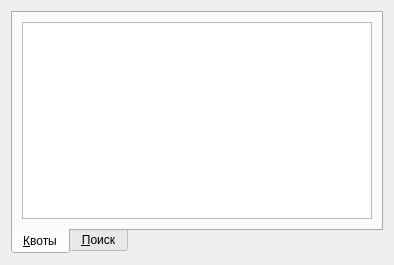
<?xml version="1.0" encoding="UTF-8"?>
<ui version="4.0">
 <class>RBQuotaTypeComboBoxPopup</class>
 <widget class="QWidget" name="RBQuotaTypeComboBoxPopup">
  <property name="geometry">
   <rect>
    <x>0</x>
    <y>0</y>
    <width>394</width>
    <height>265</height>
   </rect>
  </property>
  <property name="windowTitle">
   <string>Form</string>
  </property>
  <layout class="QVBoxLayout" name="verticalLayout">
   <item>
    <widget class="QTabWidget" name="tabWidget">
     <property name="tabPosition">
      <enum>QTabWidget::South</enum>
     </property>
     <property name="currentIndex">
      <number>0</number>
     </property>
     <widget class="QWidget" name="tabQuotaType">
      <attribute name="title">
       <string>&amp;Квоты</string>
      </attribute>
      <layout class="QVBoxLayout" name="verticalLayout_2">
       <item>
        <widget class="CQuotaTypeComboBoxPopupView" name="tblQuotaType"/>
       </item>
      </layout>
     </widget>
     <widget class="QWidget" name="tabFind">
      <attribute name="title">
       <string>&amp;Поиск</string>
      </attribute>
      <layout class="QGridLayout" name="gridLayout">
       <item row="0" column="0">
        <layout class="QVBoxLayout" name="verticalLayout_4">
         <item>
          <widget class="QCheckBox" name="chkVTMPClass">
           <property name="text">
            <string>Класс</string>
           </property>
           <property name="checked">
            <bool>true</bool>
           </property>
           <property name="tristate">
            <bool>false</bool>
           </property>
          </widget>
         </item>
         <item>
          <widget class="QCheckBox" name="chkLimits">
           <property name="text">
            <string>Лимиты</string>
           </property>
           <property name="checked">
            <bool>false</bool>
           </property>
          </widget>
         </item>
         <item>
          <spacer name="verticalSpacer">
           <property name="orientation">
            <enum>Qt::Vertical</enum>
           </property>
           <property name="sizeHint" stdset="0">
            <size>
             <width>20</width>
             <height>40</height>
            </size>
           </property>
          </spacer>
         </item>
        </layout>
       </item>
       <item row="0" column="1">
        <layout class="QVBoxLayout" name="verticalLayout_3">
         <item>
          <widget class="QComboBox" name="cmbVTMPClass">
           <property name="enabled">
            <bool>true</bool>
           </property>
          </widget>
         </item>
         <item>
          <widget class="QComboBox" name="cmbLimits">
           <property name="enabled">
            <bool>true</bool>
           </property>
           <item>
            <property name="text">
             <string>Да</string>
            </property>
           </item>
           <item>
            <property name="text">
             <string>Нет</string>
            </property>
           </item>
          </widget>
         </item>
         <item>
          <widget class="QDateEdit" name="edtDate">
           <property name="enabled">
            <bool>true</bool>
           </property>
           <property name="displayFormat">
            <string>dd.MM.yyyy</string>
           </property>
           <property name="calendarPopup">
            <bool>true</bool>
           </property>
          </widget>
         </item>
         <item>
          <spacer name="verticalSpacer_2">
           <property name="orientation">
            <enum>Qt::Vertical</enum>
           </property>
           <property name="sizeHint" stdset="0">
            <size>
             <width>20</width>
             <height>40</height>
            </size>
           </property>
          </spacer>
         </item>
        </layout>
       </item>
       <item row="1" column="0">
        <spacer name="verticalSpacer_3">
         <property name="orientation">
          <enum>Qt::Vertical</enum>
         </property>
         <property name="sizeHint" stdset="0">
          <size>
           <width>20</width>
           <height>40</height>
          </size>
         </property>
        </spacer>
       </item>
       <item row="2" column="0" colspan="2">
        <layout class="QHBoxLayout" name="horizontalLayout">
         <item>
          <spacer name="horizontalSpacer">
           <property name="orientation">
            <enum>Qt::Horizontal</enum>
           </property>
           <property name="sizeHint" stdset="0">
            <size>
             <width>40</width>
             <height>20</height>
            </size>
           </property>
          </spacer>
         </item>
         <item>
          <widget class="QDialogButtonBox" name="buttonBox">
           <property name="sizePolicy">
            <sizepolicy hsizetype="Maximum" vsizetype="Fixed">
             <horstretch>0</horstretch>
             <verstretch>0</verstretch>
            </sizepolicy>
           </property>
           <property name="orientation">
            <enum>Qt::Horizontal</enum>
           </property>
           <property name="standardButtons">
            <set>QDialogButtonBox::Apply|QDialogButtonBox::Reset</set>
           </property>
           <property name="centerButtons">
            <bool>false</bool>
           </property>
          </widget>
         </item>
        </layout>
       </item>
      </layout>
     </widget>
    </widget>
   </item>
  </layout>
 </widget>
 <customwidgets>
  <customwidget>
   <class>CQuotaTypeComboBoxPopupView</class>
   <extends>QTableView</extends>
   <header>Quoting/Utils.h</header>
  </customwidget>
 </customwidgets>
 <resources/>
 <connections>
  <connection>
   <sender>chkVTMPClass</sender>
   <signal>clicked(bool)</signal>
   <receiver>cmbVTMPClass</receiver>
   <slot>setEnabled(bool)</slot>
   <hints>
    <hint type="sourcelabel">
     <x>48</x>
     <y>20</y>
    </hint>
    <hint type="destinationlabel">
     <x>197</x>
     <y>21</y>
    </hint>
   </hints>
  </connection>
  <connection>
   <sender>chkLimits</sender>
   <signal>clicked(bool)</signal>
   <receiver>cmbLimits</receiver>
   <slot>setEnabled(bool)</slot>
   <hints>
    <hint type="sourcelabel">
     <x>51</x>
     <y>50</y>
    </hint>
    <hint type="destinationlabel">
     <x>202</x>
     <y>62</y>
    </hint>
   </hints>
  </connection>
  <connection>
   <sender>chkLimits</sender>
   <signal>clicked(bool)</signal>
   <receiver>edtDate</receiver>
   <slot>setEnabled(bool)</slot>
   <hints>
    <hint type="sourcelabel">
     <x>73</x>
     <y>53</y>
    </hint>
    <hint type="destinationlabel">
     <x>190</x>
     <y>88</y>
    </hint>
   </hints>
  </connection>
 </connections>
</ui>
